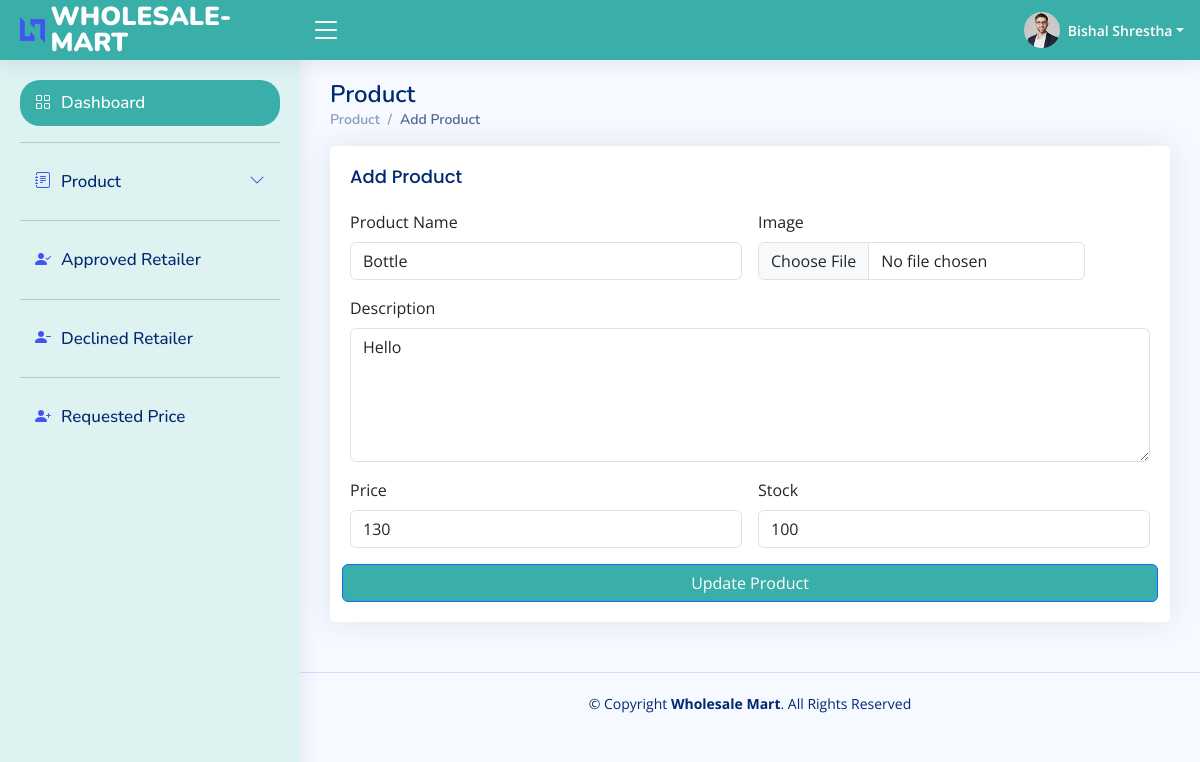
Screenshot of /dealer/edit_product.php?product_id=47 (signed in) with the database file from the repository.
### tables this page shows
CREATE TABLE `product` (
  `id` int(11) NOT NULL,
  `product_name` varchar(20) NOT NULL,
  `product_description` text NOT NULL,
  `stock` int(100) NOT NULL,
  `status` tinyint(1) NOT NULL DEFAULT 1,
  `created` datetime NOT NULL DEFAULT current_timestamp(),
  `product_image` varchar(255) NOT NULL,
  `price` int(11) NOT NULL,
  `dealer_id` int(11) NOT NULL DEFAULT 1
);

### dealer/edit_product.php (the view, shortened to what this page needs)
<?php
require_once('../Model/db.php');
$sql = "SELECT * FROM product WHERE id = " . $_GET['product_id'];
$result = mysqli_query($conn, $sql);
$row = mysqli_fetch_array($result, MYSQLI_ASSOC);
?>
<!DOCTYPE html>
<html lang="en">
<?php include '../component/dealer/head.php'; ?>
<body>
    <?php include '../component/dealer/header.php'; ?>
    <?php include '../component/dealer/sidebar.php'; ?>
    <main id="main" class="main">
        <div class="pagetitle">
            <h1>Product</h1>
            <nav>
                <ol class="breadcrumb">
                    <li class="breadcrumb-item"><a href="index.html">Product</a></li>
                    <li class="breadcrumb-item active">Add Product</li>
                </ol>
            </nav>
        </div>
        <section class="section">
            <div class="row">
                <div class="col-lg-12">
                    <div class="card">
                        <div class="card-body">
                            <h5 class="card-title">Add Product</h5>
                            <form method="post" action="" enctype="multipart/form-data" class="row g-3">
                                <div class="col-md-6">
                                    <label for="product_name_id" class="form-label">Product Name</label>
                                    <input type="text" class="form-control" name="product_name" id="product_name_id" value="<?= $row['product_name'] ?>" required>
                                </div>
                                <div class=" col-md-6">
                                    <label for="product_image_id" class="form-label">Image</label>
                                    <div class="col-sm-10">
                                        <input class="form-control" type="file" name="product_image" id="product_image_id">
                                    </div>
                                </div>
                                <div class="col-md-12">
                                    <label for="product_description_id" class="form-label">Description</label>
                                    <textarea type="text" class="form-control" id="product_description_id" name="product_description" rows=" 5"><?= $row['product_description']; ?></textarea>
                                </div>
                                <div class="col-md-6">
                                    <label for="price_id" class="form-label">Price</label>
                                    <input type="number" class="form-control" name="price" id="price_id" value="<?= $row['price'] ?>">
                                </div>
                                <div class="col-md-6">
                                    <label for="stock_id" class="form-label">Stock</label>
                                    <input type="number" class="form-control" name="stock" id="stock_id" value="<?= $row['stock'] ?>">
                                </div>
                                <button class="btn btn-primary update-btn" type="submit">Update Product</button>
                            </form>
                        </div>
                    </div>
                </div>
            </div>
        </section>
    </main>
    <?php include '../component/dealer/footer.php'; ?>
</body>
</html>

### public/assets/css/style.css (style rules this page uses)
:root { scroll-behavior: smooth; }
body { font-family: "Open Sans", sans-serif; background: #f6f9ff; color: #444444; }
a { color: #4154f1; text-decoration: none; }
h1, h2, h3, h4, h5, h6 { font-family: "Nunito", sans-serif; }
#main { margin-top: 60px; padding: 20px 30px; transition: all 0.3s; }
.pagetitle { margin-bottom: 10px; }
.pagetitle h1 { font-size: 24px; margin-bottom: 0; font-weight: 600; color: #012970; }
.card { margin-bottom: 30px; border: none; border-radius: 5px; box-shadow: 0px 0 30px rgba(1, 41, 112, 0.1); }
.card-title { padding: 20px 0 15px 0; font-size: 18px; font-weight: 500; color: #012970; font-family: "Poppins", sans-serif; }
.card-body { padding: 0 20px 20px 20px; }
.breadcrumb { font-size: 14px; font-family: "Nunito", sans-serif; color: #899bbd; font-weight: 600; }
.breadcrumb a { color: #899bbd; transition: 0.3s; }
.breadcrumb .breadcrumb-item::before { color: #899bbd; }
.breadcrumb .active { color: #51678f; font-weight: 600; }
@media (min-width: 1200px) { #main, #footer { margin-left: 300px; } }
.add-product-button , .update-btn { background-color: #3AAFA9; color: white; }

### rows the page displays
product: product_name "Bottle", product_description "Hello", price "130", stock "100"

### other values shown
$_SESSION['f_name'] "Bishal"
$_SESSION['l_name'] "Shrestha"
